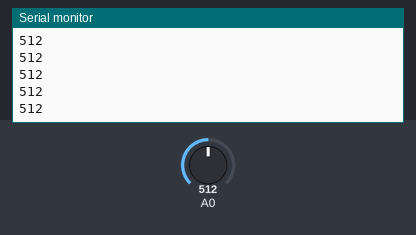
A sketch run on a simulated Arduino Uno, built with avr-gcc and run on an emulated ATmega328P. Shown: the last lines printed to the serial monitor. The test bench sets the inputs (shaded band); at power-on: A0 = 512.

Above: at 1.2 s.
1.3 s: A0 set to 716
At 1.9 s:
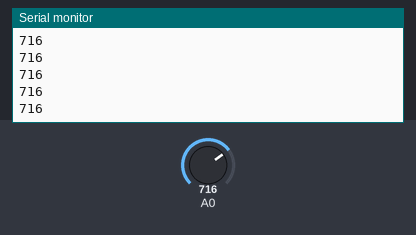
2.8 s: A0 set to 900
At 3.5 s:
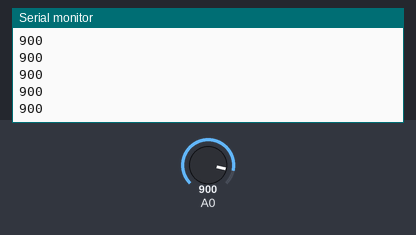
Timing chart, 0 to 5.8 s (numbered marks = the images above; inputs shaded):
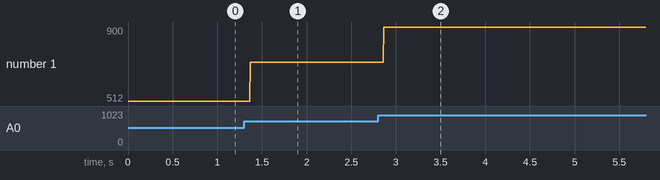

The sketch:

sketch_dec8a.ino
```cpp
void setup() {
// initialize the serial communication:
Serial.begin(9600);
pinMode(10, INPUT); // Setup for leads off detection LO +
pinMode(11, INPUT); // Setup for leads off detection LO -

}

void loop() {

//if((digitalRead(10) == 1)||(digitalRead(11) == 1)){
//Serial.println('!');
//}
//else{
// send the value of analog input 0:

Serial.println(analogRead(A0));
//}
//Wait for a bit to keep serial data from saturating
delay(2);
}
```

Measured:
- after the input at 1.3 s, the serial monitor: prints a new line after 0.07 s (image 1)
- after the input at 2.8 s, the serial monitor: prints a new line after 0.07 s (image 2)
- plotted number 1: 512 → 716 after the input at 1.3 s, 716 → 900 after the input at 2.8 s
